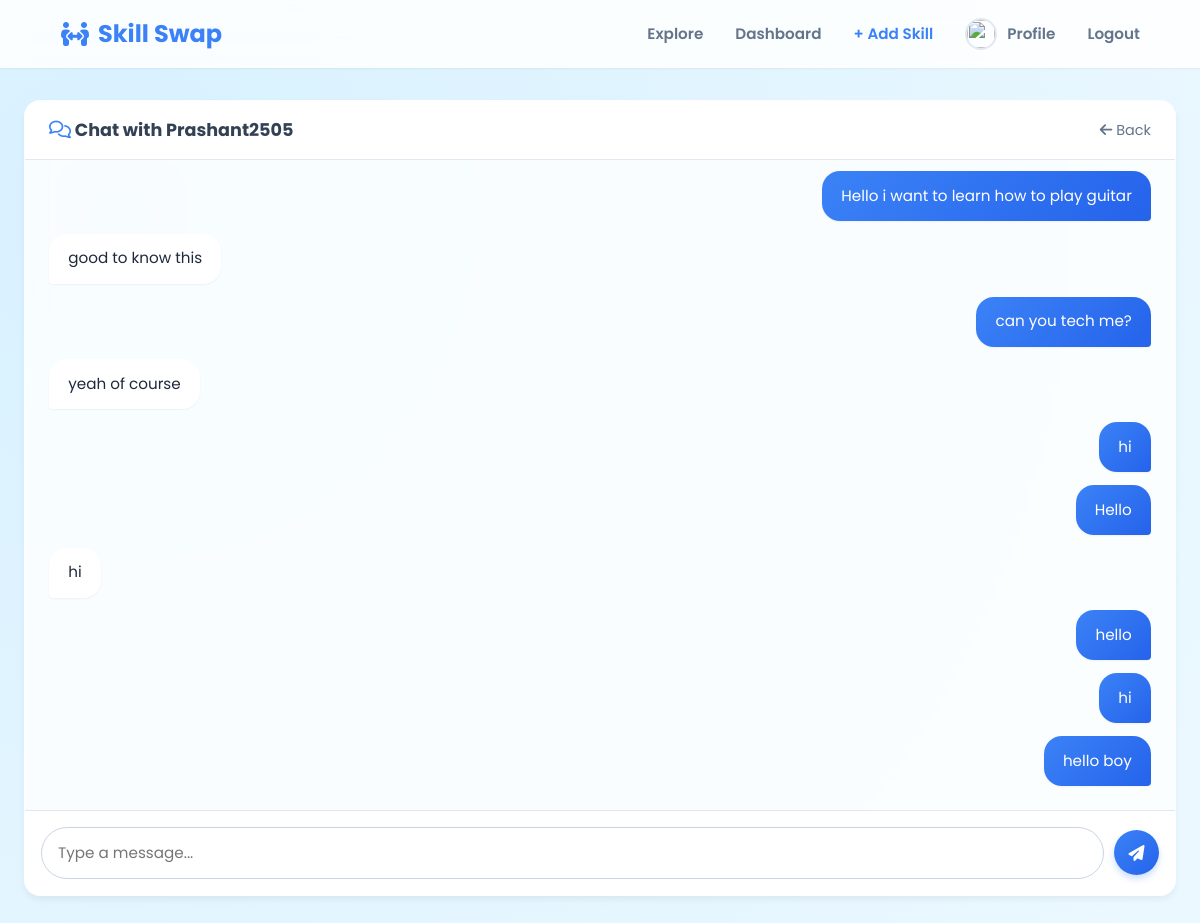
The page /chat/1/ (signed in) on the database its author committed.
### core/models.py (models this page shows)
class Message(models.Model):
    sender = models.ForeignKey(User, related_name='sent_messages', on_delete=models.CASCADE)
    receiver = models.ForeignKey(User, related_name='received_messages', on_delete=models.CASCADE)
    content = models.TextField()
    timestamp = models.DateTimeField(auto_now_add=True)
    is_read = models.BooleanField(default=False)

### core/views.py (the view)
# urls.py: path('chat/<int:user_id>/', views.chat, name='chat'),
@login_required
def chat(request, user_id):
    other_user = get_object_or_404(User, id=user_id)
    Message.objects.filter(
        sender=other_user,
        receiver=request.user,
        is_read=False
    ).update(is_read=True)
    messages = Message.objects.filter(
        Q(sender=request.user, receiver=other_user) |
        Q(sender=other_user, receiver=request.user)
    ).order_by('timestamp')
    if request.method == 'POST':
        content = request.POST.get('content')
        if content: # Prevent empty messages
            Message.objects.create(sender=request.user, receiver=other_user, content=content)
        return redirect('chat', user_id=user_id)
    return render(request, 'core/chat.html', {'other_user': other_user, 'messages': messages})

### templates/core/chat.html (shortened to what this page needs)
{% extends 'base.html' %}
{% load static %}
{% block extra_css %}
    <link rel="stylesheet" href="{% static 'core/css/chat.css' %}">
{% endblock %}
{% block content %}
<div class="chat-container">
    <div class="chat-header">
        <h3 class="chat-title">
            <i class="fa-regular fa-comments" style="color: #3b82f6;"></i>
            Chat with {{ other_user.username }}
        </h3>
        <a href="{% url 'dashboard' %}" class="back-link">
            <i class="fa-solid fa-arrow-left"></i> Back
        </a>
    </div>
    <div class="messages-area" id="msg-area">
        {% for msg in messages %}
        <div class="message-row">
            <div class="message-bubble {% if msg.sender == request.user %}msg-sent{% else %}msg-received{% endif %}">
                {{ msg.content }}
            </div>
        </div>
        {% endfor %}
    </div>
    <form method="POST" class="chat-input-area">
        <input type="text" name="content" placeholder="Type a message..." required autocomplete="off">
        <button type="submit" class="btn btn-primary btn-send">
            <i class="fa-solid fa-paper-plane"></i>
        </button>
    </form>
</div>
{% endblock %}

### core/static/core/css/style.css (style rules this page uses)
:root { --primary: #3b82f6; --primary-dark: #2563eb; --primary-light: #dbeafe; --secondary: #64748b; --bg-light: #f8fafc; --white: #ffffff; --shadow-sm: 0 1px 2px 0 rgba(0, 0, 0, 0.05); --shadow-lg: 0 10px 15px -3px rgba(0, 0, 0, 0.1), 0 4px 6px -2px rgba(0, 0, 0, 0.05); --radius: 16px; }
* { margin: 0; padding: 0; box-sizing: border-box; font-family: 'Poppins', sans-serif; }
body { background: radial-gradient(circle at 10% 20%, rgb(216, 241, 255) 0%, rgb(235, 248, 255) 90%), linear-gradient(135deg, #e6f2ff 0%, #cce5ff 100%); background-size: cover; background-attachment: fixed; color: #1e293b; min-height: 100vh; display: flex; flex-direction: column; position: relative; overflow-x: hidden; }
.btn, .btn-primary { display: inline-block; padding: 0.75rem 1.5rem; background: linear-gradient(135deg, var(--primary) 0%, var(--primary-dark) 100%); color: white; text-decoration: none; border-radius: 50px; font-weight: 600; border: none; cursor: pointer; transition: transform 0.2s, box-shadow 0.2s; text-align: center; box-shadow: 0 4px 6px rgba(59, 130, 246, 0.25); font-size: 1rem; }
input[type="text"], input[type="email"], input[type="password"], textarea { width: 100%; padding: 0.85rem 1rem; border: 1px solid #cbd5e1; border-radius: 12px; margin-bottom: 1rem; font-size: 0.95rem; outline: none; transition: all 0.2s; background: rgba(255, 255, 255, 0.8); }

### core/static/core/css/chat.css (style rules this page uses)
.chat-container { height: 75vh; display: flex; flex-direction: column; background: rgba(255, 255, 255, 0.8); backdrop-filter: blur(10px); border: 1px solid rgba(255,255,255,0.5); border-radius: 16px; box-shadow: 0 4px 6px rgba(0,0,0,0.05); overflow: hidden; }
.chat-header { padding: 1rem 1.5rem; border-bottom: 1px solid #e2e8f0; display: flex; justify-content: space-between; align-items: center; background: rgba(255,255,255,0.9); }
.chat-title { color: #334155; margin: 0; font-size: 1.1rem; }
.back-link { color: #64748b; text-decoration: none; font-size: 0.9rem; }
.messages-area { flex: 1; overflow-y: auto; padding: 1.5rem; display: flex; flex-direction: column; gap: 0.8rem; }
.message-row { display: flex; width: 100%; }
.message-bubble { max-width: 70%; padding: 0.85rem 1.2rem; border-radius: 18px; font-size: 0.95rem; line-height: 1.5; position: relative; box-shadow: 0 1px 2px rgba(0,0,0,0.05); }
.msg-sent { background: linear-gradient(135deg, #3b82f6 0%, #2563eb 100%); color: white; margin-left: auto; border-bottom-right-radius: 4px; }
.msg-received { background: white; color: #1e293b; margin-right: auto; border-bottom-left-radius: 4px; }
.chat-input-area { padding: 1rem; background: rgba(255,255,255,0.9); border-top: 1px solid #e2e8f0; display: flex; gap: 10px; align-items: center; }
.chat-input-area input { margin-bottom: 0; border-radius: 50px; flex: 1; }
.btn-send { width: 45px; height: 45px; padding: 0; border-radius: 50%; display: flex; align-items: center; justify-content: center; }

### rows shown on the page
Message: content "Hello i want to learn how to play guitar"
Message: content "good to know this"
Message: content "can you tech me?"
Message: content "yeah of course"
Message: content "hi"
Message: content "Hello"
Message: content "hi"
Message: content "hello"
Message: content "hi"
Message: content "hello boy"

### other values the page prints
{{ other_user.username }} "Prashant2505"
